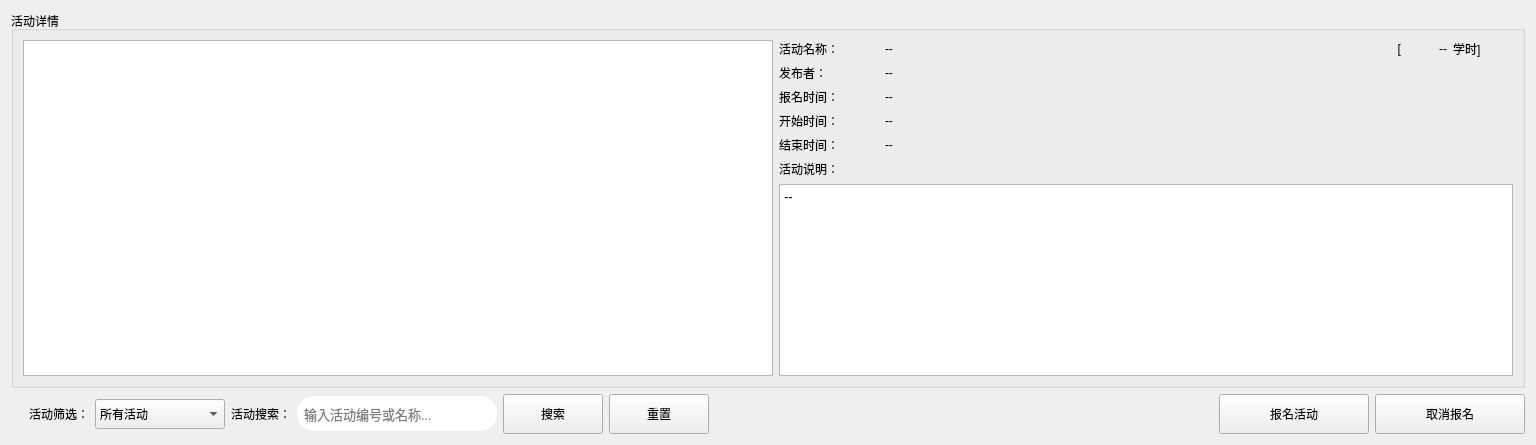
          <widget class="QWidget" name="tab_1">
           <attribute name="title">
            <string>活动列表</string>
           </attribute>
           <layout class="QGridLayout" name="gridLayout_72">
            <item row="0" column="0" colspan="12">
             <layout class="QGridLayout" name="gridLayout_64">
              <item row="0" column="0">
               <widget class="QGroupBox" name="groupBox_40">
                <property name="acceptDrops">
                 <bool>false</bool>
                </property>
                <property name="title">
                 <string>活动详情</string>
                </property>
                <layout class="QGridLayout" name="gridLayout_88">
                 <item row="0" column="0" rowspan="3">
                  <widget class="QTableView" name="tableView_activity">
                   <property name="minimumSize">
                    <size>
                     <width>750</width>
                     <height>0</height>
                    </size>
                   </property>
                   <property name="editTriggers">
                    <set>QAbstractItemView::NoEditTriggers</set>
                   </property>
                  </widget>
                 </item>
                 <item row="0" column="1">
                  <layout class="QGridLayout" name="gridLayout_63">
                   <item row="0" column="0">
                    <widget class="QLabel" name="label_65">
                     <property name="minimumSize">
                      <size>
                       <width>80</width>
                       <height>0</height>
                      </size>
                     </property>
                     <property name="maximumSize">
                      <size>
                       <width>100</width>
                       <height>16777215</height>
                      </size>
                     </property>
                     <property name="text">
                      <string>活动名称：</string>
                     </property>
                    </widget>
                   </item>
                   <item row="0" column="1">
                    <widget class="QLabel" name="label_actName">
                     <property name="minimumSize">
                      <size>
                       <width>200</width>
                       <height>0</height>
                      </size>
                     </property>
                     <property name="text">
                      <string>--</string>
                     </property>
                    </widget>
                   </item>
                   <item row="0" column="2">
                    <layout class="QGridLayout" name="gridLayout_48">
                     <item row="0" column="0">
                      <widget class="QLabel" name="label_92">
                       <property name="minimumSize">
                        <size>
                         <width>10</width>
                         <height>0</height>
                        </size>
                       </property>
                       <property name="maximumSize">
                        <size>
                         <width>15</width>
                         <height>16777215</height>
                        </size>
                       </property>
                       <property name="text">
                        <string>[</string>
                       </property>
                       <property name="alignment">
                        <set>Qt::AlignRight|Qt::AlignTrailing|Qt::AlignVCenter</set>
                       </property>
                      </widget>
                     </item>
                     <item row="0" column="1">
                      <widget class="QLabel" name="label_actScore">
                       <property name="minimumSize">
                        <size>
                         <width>40</width>
                         <height>0</height>
                        </size>
                       </property>
                       <property name="maximumSize">
                        <size>
                         <width>40</width>
                         <height>16777215</height>
                        </size>
                       </property>
                       <property name="text">
                        <string>--</string>
                       </property>
                       <property name="alignment">
                        <set>Qt::AlignRight|Qt::AlignTrailing|Qt::AlignVCenter</set>
                       </property>
                      </widget>
                     </item>
                     <item row="0" column="2">
                      <widget class="QLabel" name="label_93">
                       <property name="maximumSize">
                        <size>
                         <width>60</width>
                         <height>16777215</height>
                        </size>
                       </property>
                       <property name="layoutDirection">
                        <enum>Qt::LeftToRight</enum>
                       </property>
                       <property name="text">
                        <string>学时]</string>
                       </property>
                      </widget>
                     </item>
                    </layout>
                   </item>
                   <item row="1" column="0">
                    <widget class="QLabel" name="label_44">
                     <property name="minimumSize">
                      <size>
                       <width>80</width>
                       <height>0</height>
                      </size>
                     </property>
                     <property name="maximumSize">
                      <size>
                       <width>100</width>
                       <height>16777215</height>
                      </size>
                     </property>
                     <property name="text">
                      <string>发布者：</string>
                     </property>
                    </widget>
                   </item>
                   <item row="1" column="1" colspan="2">
                    <widget class="QLabel" name="label_actAuthor">
                     <property name="minimumSize">
                      <size>
                       <width>150</width>
                       <height>0</height>
                      </size>
                     </property>
                     <property name="text">
                      <string>--</string>
                     </property>
                    </widget>
                   </item>
                   <item row="2" column="0">
                    <widget class="QLabel" name="label_57">
                     <property name="minimumSize">
                      <size>
                       <width>80</width>
                       <height>0</height>
                      </size>
                     </property>
                     <property name="maximumSize">
                      <size>
                       <width>100</width>
                       <height>16777215</height>
                      </size>
                     </property>
                     <property name="text">
                      <string>报名时间：</string>
                     </property>
                    </widget>
                   </item>
                   <item row="2" column="1" colspan="2">
                    <widget class="QLabel" name="label_actJoin">
                     <property name="minimumSize">
                      <size>
                       <width>150</width>
                       <height>0</height>
                      </size>
                     </property>
                     <property name="text">
                      <string>--</string>
                     </property>
                    </widget>
                   </item>
                   <item row="3" column="0">
                    <widget class="QLabel" name="label_59">
                     <property name="minimumSize">
                      <size>
                       <width>80</width>
                       <height>0</height>
                      </size>
                     </property>
                     <property name="maximumSize">
                      <size>
                       <width>100</width>
                       <height>16777215</height>
                      </size>
                     </property>
                     <property name="text">
                      <string>开始时间：</string>
                     </property>
                    </widget>
                   </item>
                   <item row="3" column="1" colspan="2">
                    <widget class="QLabel" name="label_actBegin">
                     <property name="minimumSize">
                      <size>
                       <width>150</width>
                       <height>0</height>
                      </size>
                     </property>
                     <property name="text">
                      <string>--</string>
                     </property>
                    </widget>
                   </item>
                   <item row="4" column="0">
                    <widget class="QLabel" name="label_60">
                     <property name="minimumSize">
                      <size>
                       <width>80</width>
                       <height>0</height>
                      </size>
                     </property>
                     <property name="maximumSize">
                      <size>
                       <width>100</width>
                       <height>16777215</height>
                      </size>
                     </property>
                     <property name="text">
                      <string>结束时间：</string>
                     </property>
                    </widget>
                   </item>
                   <item row="4" column="1" colspan="2">
                    <widget class="QLabel" name="label_actEnd">
                     <property name="minimumSize">
                      <size>
                       <width>150</width>
                       <height>0</height>
                      </size>
                     </property>
                     <property name="text">
                      <string>--</string>
                     </property>
                    </widget>
                   </item>
                  </layout>
                 </item>
                 <item row="1" column="1">
                  <widget class="QLabel" name="label_67">
                   <property name="minimumSize">
                    <size>
                     <width>80</width>
                     <height>0</height>
                    </size>
                   </property>
                   <property name="maximumSize">
                    <size>
                     <width>100</width>
                     <height>30</height>
                    </size>
                   </property>
                   <property name="text">
                    <string>活动说明：</string>
                   </property>
                  </widget>
                 </item>
                 <item row="2" column="1">
                  <widget class="QTextBrowser" name="textBrowser_actInfo">
                   <property name="styleSheet">
                    <string notr="true"/>
                   </property>
                   <property name="html">
                    <string>&lt;!DOCTYPE HTML PUBLIC &quot;-//W3C//DTD HTML 4.0//EN&quot; &quot;http://www.w3.org/TR/REC-html40/strict.dtd&quot;&gt;
&lt;html&gt;&lt;head&gt;&lt;meta name=&quot;qrichtext&quot; content=&quot;1&quot; /&gt;&lt;style type=&quot;text/css&quot;&gt;
p, li { white-space: pre-wrap; }
&lt;/style&gt;&lt;/head&gt;&lt;body style=&quot; font-family:'微软雅黑','微软雅黑'; font-size:10pt; font-weight:400; font-style:normal;&quot;&gt;
&lt;p style=&quot; margin-top:0px; margin-bottom:0px; margin-left:0px; margin-right:0px; -qt-block-indent:0; text-indent:0px;&quot;&gt;--&lt;/p&gt;&lt;/body&gt;&lt;/html&gt;</string>
                   </property>
                  </widget>
                 </item>
                </layout>
               </widget>
              </item>
             </layout>
            </item>
            <item row="1" column="5">
             <widget class="QLabel" name="label_90">
              <property name="minimumSize">
               <size>
                <width>0</width>
                <height>40</height>
               </size>
              </property>
              <property name="text">
               <string>活动搜索：</string>
              </property>
             </widget>
            </item>
            <item row="1" column="3">
             <widget class="QLabel" name="label_38">
              <property name="minimumSize">
               <size>
                <width>0</width>
                <height>40</height>
               </size>
              </property>
              <property name="text">
               <string>活动筛选：</string>
              </property>
             </widget>
            </item>
            <item row="1" column="11">
             <widget class="QPushButton" name="btn_actCancel">
              <property name="minimumSize">
               <size>
                <width>150</width>
                <height>40</height>
               </size>
              </property>
              <property name="text">
               <string>取消报名</string>
              </property>
             </widget>
            </item>
            <item row="1" column="6">
             <widget class="QLineEdit" name="lineEdit_actSearch">
              <property name="minimumSize">
               <size>
                <width>200</width>
                <height>35</height>
               </size>
              </property>
              <property name="font">
               <font>
                <family>微软雅黑</family>
                <pointsize>10</pointsize>
               </font>
              </property>
              <property name="styleSheet">
               <string notr="true">border-radius: 17.4px;/*设置圆角的大小*/
border: .5px solid rgb(207, 207, 207);
padding: 0px 5px;</string>
              </property>
              <property name="placeholderText">
               <string>输入活动编号或名称...</string>
              </property>
             </widget>
            </item>
            <item row="1" column="9">
             <spacer name="horizontalSpacer_12">
              <property name="orientation">
               <enum>Qt::Horizontal</enum>
              </property>
              <property name="sizeHint" stdset="0">
               <size>
                <width>498</width>
                <height>20</height>
               </size>
              </property>
             </spacer>
            </item>
            <item row="1" column="4">
             <widget class="QComboBox" name="comboBox_activity">
              <property name="minimumSize">
               <size>
                <width>130</width>
                <height>30</height>
               </size>
              </property>
              <item>
               <property name="text">
                <string>所有活动</string>
               </property>
              </item>
              <item>
               <property name="text">
                <string>可报名</string>
               </property>
              </item>
             </widget>
            </item>
            <item row="1" column="7">
             <widget class="QPushButton" name="btn_actSearch">
              <property name="minimumSize">
               <size>
                <width>100</width>
                <height>40</height>
               </size>
              </property>
              <property name="text">
               <string>搜索</string>
              </property>
              <property name="icon">
               <iconset resource="resource.qrc">
                <normaloff>:/images/color_icon/color-search.svg</normaloff>:/images/color_icon/color-search.svg</iconset>
              </property>
             </widget>
            </item>
            <item row="1" column="10">
             <widget class="QPushButton" name="btn_actJoin">
              <property name="minimumSize">
               <size>
                <width>150</width>
                <height>40</height>
               </size>
              </property>
              <property name="text">
               <string>报名活动</string>
              </property>
             </widget>
            </item>
            <item row="1" column="8">
             <widget class="QPushButton" name="btn_actSearchClear">
              <property name="minimumSize">
               <size>
                <width>100</width>
                <height>40</height>
               </size>
              </property>
              <property name="text">
               <string>重置</string>
              </property>
             </widget>
            </item>
           </layout>
          </widget>
